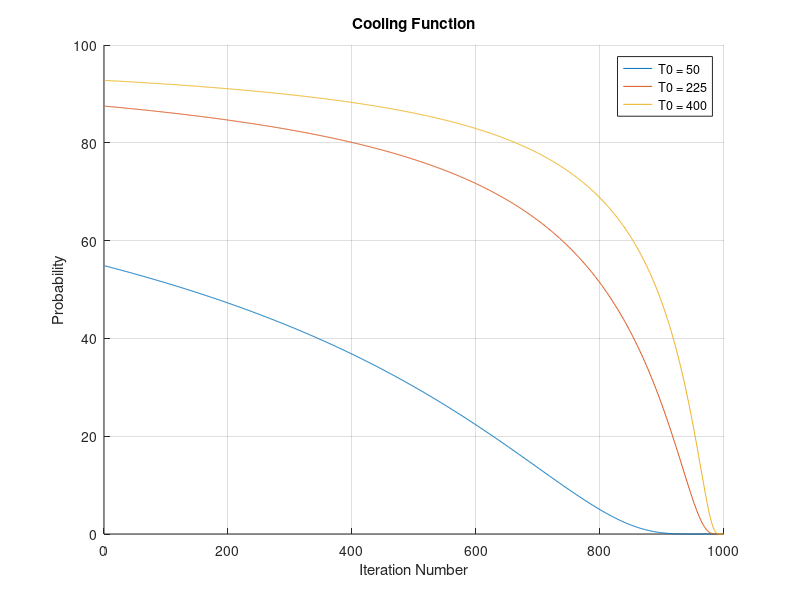
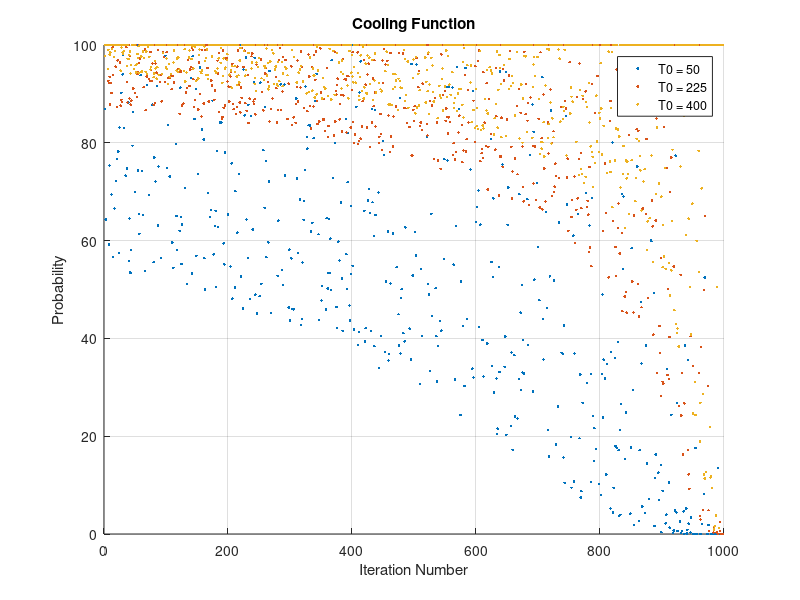

These charts were generated, in order, by the following MATLAB code:
% Script File: simulated_annealing_sandbox.m
close all
clear all
clc

% Just investigating some probability shape functions and their behaviour

n = 30;
i_m = 1000;
iter = 1:1:(i_m-1);

T0 = linspace(50, 400, 3);

figure; hold on; grid;
legendInfo = {};

for j = 1:length(T0)
    p = 100*exp(-n ./ (T0(j) * (1 - iter/i_m)));
    plot(iter, p);
    legendInfo{j} = ['T0 = ' num2str(T0(j))];
end

xlabel('Iteration Number');
ylabel('Probability');
title('Cooling Function');
legend(legendInfo, 'Location', 'Best');

% For a given grid size and number of iterations we may want to choose T0
% in order to have a certain starting probability. Keep in mind of course
% that in reality 'n' isn't constant. The numerator actually represents
% the difference in energies, so there will be noise in this graph.
% And on certain iterations delta_E may be greater than zero, so this
% probability is 100% automatically. Let's try and simulate this...

n = 30;
i_m = 1000;
iter = 1:1:(i_m-1);

T0 = linspace(50, 400, 3);

figure; hold on; grid;
legendInfo = {};

for j = 1:length(T0)
    for i = 1:length(iter)
        
        delta_E = randi([-n n], 1, 1); % not necessarily actual probability distribution
        if delta_E >= 0
            p(i) = 100;
        else
            p(i) = 100*exp(delta_E / (T0(j) * (1 - iter(i)/i_m)));
        end
    end
    plot(iter, p, '.');
    legendInfo{j} = ['T0 = ' num2str(T0(j))];
end

xlabel('Iteration Number');
ylabel('Probability');
title('Cooling Function');
legend(legendInfo, 'Location', 'Best');
